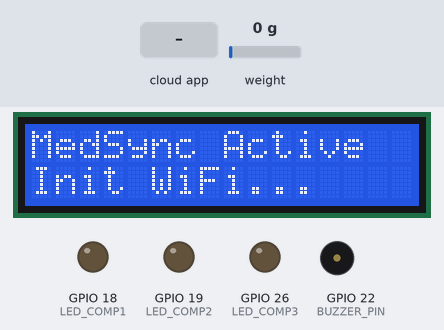
A sketch run on a simulated ESP32. On the bench: 16×2 character LCD, output pins drawn as LEDs (lit = HIGH), buzzer (waves = sounding, pin HIGH). The inputs (shaded band) are chosen by the test bench; at power-on: weight on the scale 0 g. WiFi joins after 1.5 s; servers stay silent unless stated; the local clock reads 2024-03-15 10:24:30 at power-on unless the sketch sets it; storage starts empty; what the sketch prints to the serial monitor is not drawn.

Above: at 0.1 s.
At 2.7 s:
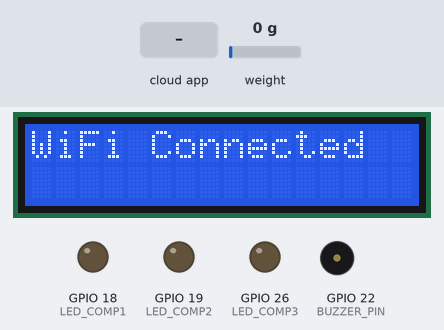
At 3.9 s:
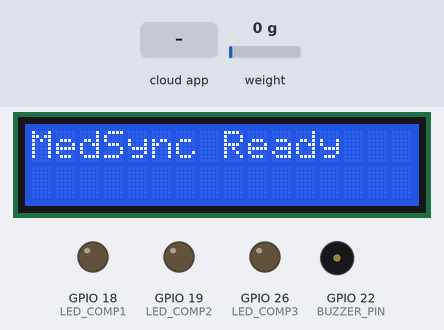
4.0 s: the phone or cloud app sets current to 0
Timing chart, 0 to 7.0 s (numbered marks = the images above; inputs shaded):
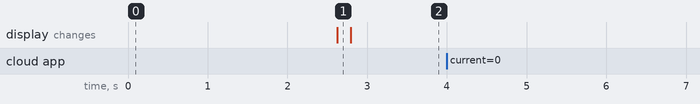

The sketch:

medsync_esp32_rtdb.ino
```cpp
/**
 * MedSync Real-Time Smart Medicine Box ESP32 Firmware
 *
 * Hardware Layout:
 * - Compartment LEDs: GPIO 18, 19, 21 (Compartments 1, 2, 3)
 * - Buzzer: GPIO 22
 * - LCD 16x2 I2C: SDA=GPIO 21, SCL=GPIO 22 (Standard Wire pins or mapped)
 * - Load Cell HX711: DOUT=GPIO 23, SCK=GPIO 25
 *
 * Libraries Required:
 * - Firebase ESP Client (Mobizt)
 * - HX711 (Bogdan Necula)
 * - LiquidCrystal_I2C (Frank de Brabander)
 */

#include <WiFi.h>
#include <Firebase_ESP_Client.h>
#include <addons/TokenHelper.h>
#include <addons/RTDBHelper.h>
#include <Wire.h>
#include <LiquidCrystal_I2C.h>
#include "HX711.h"
#include "LittleFS.h"
#include <time.h>

// --- HARDWARE CONFIG ---
#define LED_COMP1 18
#define LED_COMP2 19
#define LED_COMP3 26
#define BUZZER_PIN 22
#define DOUT_PIN 23
#define SCK_PIN 25

// --- WIFI & FIREBASE CONFIG ---
#define WIFI_SSID "YOUR_SSID"
#define WIFI_PASS "YOUR_WIFI_PASSWORD"
#define DATABASE_URL "https://YOUR_PROJECT_ID-default-rtdb.firebaseio.com/"
#define DATABASE_SECRET "YOUR_RTDB_DATABASE_SECRET" // For administrative auth on ESP32

#define DEVICE_ID "MEDSYNC_BOX_001"
#define FIRMWARE_VERSION "2.0.0"

// --- GLOBAL INSTANCES ---
LiquidCrystal_I2C lcd(0x27, 16, 2); // I2C address 0x27, 16 columns, 2 rows
HX711 scale;
FirebaseData fbStream;
FirebaseData fbData;
FirebaseAuth fbAuth;
FirebaseConfig fbConfig;

// Scale calibration
float scale_calibration = 420.0;
float current_weight = 0.0;
float last_sent_weight = 0.0;

// Local Telemetry & Alert State
bool led_states[3] = {false, false, false};
bool buzzer_active = false;
int active_compartment = 0;
String active_medicine_id = "";
String active_scheduled_time = "";

// Timers
unsigned long last_heartbeat = 0;
unsigned long last_weight_read = 0;
unsigned long last_queue_sync = 0;
const unsigned long HEARTBEAT_INTERVAL = 30000; // 30s
const unsigned long WEIGHT_INTERVAL = 5000;      // 5s
const unsigned long QUEUE_SYNC_INTERVAL = 60000; // 60s

// Queue filename
const char* QUEUE_FILE = "/unsynced_logs.json";

void setup() {
  Serial.begin(115200);

  // Pins
  pinMode(LED_COMP1, OUTPUT);
  pinMode(LED_COMP2, OUTPUT);
  pinMode(LED_COMP3, OUTPUT);
  pinMode(BUZZER_PIN, OUTPUT);

  digitalWrite(LED_COMP1, LOW);
  digitalWrite(LED_COMP2, LOW);
  digitalWrite(LED_COMP3, LOW);
  digitalWrite(BUZZER_PIN, LOW);

  // LCD Init
  Wire.begin();
  lcd.init();
  lcd.backlight();
  lcd.setCursor(0, 0);
  lcd.print("MedSync Active");
  lcd.setCursor(0, 1);
  lcd.print("Init WiFi...");

  // Load Cell
  scale.begin(DOUT_PIN, SCK_PIN);
  scale.set_scale(scale_calibration);
  scale.tare();

  // LittleFS Init
  if (!LittleFS.begin(true)) {
    Serial.println("LittleFS Mount Failed. Formatted.");
  }

  // Connect to Wi-Fi
  connectWiFi();

  // NTP Time configuration (Required for timestamps)
  configTime(0, 0, "pool.ntp.org", "time.nist.gov");
  Serial.println("Syncing NTP Time...");
  struct tm timeinfo;
  if (getLocalTime(&timeinfo)) {
    Serial.println("Time synced successfully.");
  }

  // Firebase Init
  fbConfig.database_url = DATABASE_URL;
  fbConfig.signer.tokens.legacy_token = DATABASE_SECRET;

  Firebase.reconnectWiFi(true);
  Firebase.begin(&fbConfig, &fbAuth);

  // Start Real-Time Stream Listener (No Polling)
  String streamPath = "/devices/" + String(DEVICE_ID) + "/alerts/current";
  if (!Firebase.RTDB.beginStream(&fbStream, streamPath)) {
    Serial.printf("RTDB Stream begin error: %s\n", fbStream.errorReason().c_str());
  }

  // Bind Stream Callback
  Firebase.RTDB.setStreamCallback(&fbStream, streamCallback, streamTimeoutCallback);

  lcd.clear();
  lcd.print("MedSync Ready");
}

void loop() {
  // Reconnection loops
  if (WiFi.status() != WL_CONNECTED) {
    connectWiFi();
  }

  unsigned long now = millis();

  // Read Load Cell
  current_weight = scale.get_units(5);
  if (current_weight < 0) current_weight = 0.0;

  // 1. Process local scale reads
  if (now - last_weight_read >= WEIGHT_INTERVAL) {
    last_weight_read = now;
    if (abs(current_weight - last_sent_weight) >= 1.0) {
      uploadWeight(current_weight);
      last_sent_weight = current_weight;
    }
  }

  // 2. Heartbeat Service (30s interval)
  if (now - last_heartbeat >= HEARTBEAT_INTERVAL || last_heartbeat == 0) {
    last_heartbeat = now;
    sendHeartbeat();
  }

  // 3. Sync offline queue logs (60s interval)
  if (now - last_queue_sync >= QUEUE_SYNC_INTERVAL) {
    last_queue_sync = now;
    syncOfflineQueue();
  }

  // 4. Update Alarm Output states
  updateOutputs();

  // 5. Weight Drop / Intake Event check
  if (buzzer_active && active_compartment > 0) {
    static float base_alert_weight = current_weight;
    if (base_alert_weight - current_weight >= 2.0) {
      Serial.println("Medicine removal detected via HX711!");
      triggerIntakeEvent(active_medicine_id, active_compartment);

      // Stop alert locally immediately
      buzzer_active = false;
      led_states[active_compartment - 1] = false;
      active_compartment = 0;
      active_medicine_id = "";
      base_alert_weight = current_weight;
    }
  } else {
    // base_alert_weight = current_weight;
  }

  delay(100);
}

// --- REAL-TIME DATABASE STREAM INTERCEPTOR ---

void streamCallback(FirebaseStream data) {
  Serial.println("Stream event triggered!");
  String path = data.dataPath();

  if (path == "/") {
    // Full JSON payload
    FirebaseJson &json = data.jsonObject();
    FirebaseJsonData activeCompVal, buzzerVal, lcdVal, medIdVal, schedTimeVal;

    json.get(activeCompVal, "activeCompartment");
    json.get(buzzerVal, "buzzerActive");
    json.get(lcdVal, "lcdMessage");
    json.get(medIdVal, "medicineId");
    json.get(schedTimeVal, "scheduledTime");

    if (activeCompVal.success) active_compartment = activeCompVal.intValue;
    if (buzzerVal.success) buzzer_active = buzzerVal.boolValue;

    if (lcdVal.success) {
      lcd.clear();
      lcd.setCursor(0, 0);
      lcd.print("MedSync Alarm");
      lcd.setCursor(0, 1);
      lcd.print(lcdVal.stringValue);
    }

    if (medIdVal.success) active_medicine_id = medIdVal.stringValue;
    if (schedTimeVal.success) active_scheduled_time = schedTimeVal.stringValue;

    // Set LED states matching compartment index (1, 2, or 3)
    led_states[0] = (active_compartment == 1);
    led_states[1] = (active_compartment == 2);
    led_states[2] = (active_compartment == 3);
  }
}

void streamTimeoutCallback(bool timeout) {
  if (timeout) {
    Serial.println("Stream timed out, resuming...");
  }
}

// --- LOCAL DATA PERSISTENCE QUEUE (LittleFS) ---

String getTimestampString() {
  time_t nowTime;
  time(&nowTime);
  struct tm timeinfo;
  gmtime_r(&nowTime, &timeinfo);
  char buf[30];
  strftime(buf, sizeof(buf), "%Y-%m-%dT%H:%M:%SZ", &timeinfo);
  return String(buf);
}

void queueLogLocally(String medicineId, int compartment) {
  Serial.println("Saving log to offline queue...");

  File file = LittleFS.open(QUEUE_FILE, "a"); // Append mode
  if (!file) {
    Serial.println("Error opening queue file.");
    return;
  }

  FirebaseJson json;
  json.add("medicineId", medicineId);
  json.add("compartmentNumber", compartment);
  json.add("timestamp", getTimestampString());

  String jsonStr;
  json.toString(jsonStr, false);

  file.println(jsonStr);
  file.close();
}

void syncOfflineQueue() {
  if (WiFi.status() != WL_CONNECTED || !Firebase.ready()) return;

  if (!LittleFS.exists(QUEUE_FILE)) return;

  File file = LittleFS.open(QUEUE_FILE, "r");
  if (!file) return;

  Serial.println("Syncing offline logs with database...");
  bool syncSuccess = true;

  while (file.available()) {
    String line = file.readStringUntil('\n');
    line.trim();
    if (line.length() == 0) continue;

    FirebaseJson json;
    json.setJsonData(line);

    // Push unique event entry into the RTDB queue path
    String pushPath = "/devices/" + String(DEVICE_ID) + "/logs_queue";
    if (!Firebase.RTDB.pushJSON(&fbData, pushPath, &json)) {
      Serial.printf("Push failed during sync: %s\n", fbData.errorReason().c_str());
      syncSuccess = false;
      break;
    }
  }
  file.close();

  // If sync succeeded completely, flush the queue
  if (syncSuccess) {
    LittleFS.remove(QUEUE_FILE);
    Serial.println("Offline log sync completed successfully.");
  }
}

// --- SYSTEM WRITE EVENTS ---

void triggerIntakeEvent(String medicineId, int compartment) {
  if (WiFi.status() == WL_CONNECTED && Firebase.ready()) {
    // Direct sync if connected
    String path = "/devices/" + String(DEVICE_ID) + "/telemetry/weight";
    Firebase.RTDB.setDoubleAsync(&fbData, path, current_weight);

    // Also push a taken log event
    FirebaseJson json;
    json.add("medicineId", medicineId);
    json.add("compartmentNumber", compartment);
    json.add("timestamp", getTimestampString());

    String pushPath = "/devices/" + String(DEVICE_ID) + "/logs_queue";
    Firebase.RTDB.pushJSON(&fbData, pushPath, &json);
  } else {
    // Queue locally if offline
    queueLogLocally(medicineId, compartment);
  }
}

void uploadWeight(float weight) {
  if (WiFi.status() != WL_CONNECTED || !Firebase.ready()) return;
  String path = "/devices/" + String(DEVICE_ID) + "/telemetry/weight";
  Firebase.RTDB.setDoubleAsync(&fbData, path, weight);
}

void sendHeartbeat() {
  if (WiFi.status() != WL_CONNECTED || !Firebase.ready()) return;

  String path = "/devices/" + String(DEVICE_ID) + "/heartbeat";
  FirebaseJson json;
  json.add("deviceId", DEVICE_ID);
  json.add("online", true);
  json.add("firmwareVersion", FIRMWARE_VERSION);
  json.add("wifiSignal", WiFi.RSSI());
  json.add("timestamp", getTimestampString());

  Firebase.RTDB.setJSONAsync(&fbData, path, &json);
}

// --- GENERAL HELPERS ---

void connectWiFi() {
  if (WiFi.status() == WL_CONNECTED) return;

  Serial.print("Connecting WiFi to: ");
  Serial.println(WIFI_SSID);

  WiFi.begin(WIFI_SSID, WIFI_PASS);
  int count = 0;
  while (WiFi.status() != WL_CONNECTED && count < 20) {
    delay(500);
    Serial.print(".");
    count++;
  }

  if (WiFi.status() == WL_CONNECTED) {
    Serial.println("\nWiFi Connected.");
    lcd.clear();
    lcd.print("WiFi Connected");
  } else {
    Serial.println("\nWiFi Connect Timeout.");
    lcd.clear();
    lcd.print("WiFi Offline");
  }
}

void updateOutputs() {
  digitalWrite(LED_COMP1, led_states[0] ? HIGH : LOW);
  digitalWrite(LED_COMP2, led_states[1] ? HIGH : LOW);
  digitalWrite(LED_COMP3, led_states[2] ? HIGH : LOW);

  if (buzzer_active) {
    tone(BUZZER_PIN, 1200); // sound at 1.2kHz
  } else {
    noTone(BUZZER_PIN);
  }
}
```

Measured:
- after the input at 4.0 s, every drawn part: stays the same
